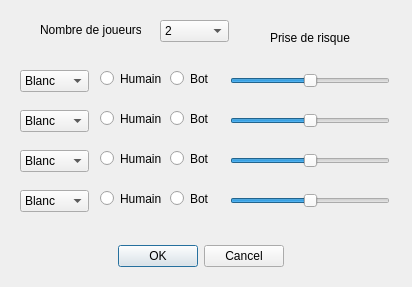
<?xml version="1.0" encoding="UTF-8"?>
<ui version="4.0">
 <class>NouvellePartie</class>
 <widget class="QDialog" name="NouvellePartie">
  <property name="geometry">
   <rect>
    <x>0</x>
    <y>0</y>
    <width>412</width>
    <height>287</height>
   </rect>
  </property>
  <property name="windowTitle">
   <string>Nouvelle partie</string>
  </property>
  <property name="modal">
   <bool>true</bool>
  </property>
  <widget class="QDialogButtonBox" name="buttonBox">
   <property name="geometry">
    <rect>
     <x>30</x>
     <y>240</y>
     <width>341</width>
     <height>32</height>
    </rect>
   </property>
   <property name="orientation">
    <enum>Qt::Horizontal</enum>
   </property>
   <property name="standardButtons">
    <set>QDialogButtonBox::Cancel|QDialogButtonBox::Ok</set>
   </property>
   <property name="centerButtons">
    <bool>true</bool>
   </property>
  </widget>
  <widget class="QComboBox" name="NbJoueurs">
   <property name="geometry">
    <rect>
     <x>160</x>
     <y>20</y>
     <width>69</width>
     <height>22</height>
    </rect>
   </property>
   <property name="currentText">
    <string>2</string>
   </property>
   <item>
    <property name="text">
     <string>2</string>
    </property>
   </item>
   <item>
    <property name="text">
     <string>3</string>
    </property>
   </item>
   <item>
    <property name="text">
     <string>4</string>
    </property>
   </item>
  </widget>
  <widget class="QLabel" name="label">
   <property name="geometry">
    <rect>
     <x>40</x>
     <y>20</y>
     <width>101</width>
     <height>20</height>
    </rect>
   </property>
   <property name="text">
    <string>Nombre de joueurs</string>
   </property>
  </widget>
  <widget class="QRadioButton" name="_1_Humain">
   <property name="geometry">
    <rect>
     <x>100</x>
     <y>70</y>
     <width>61</width>
     <height>17</height>
    </rect>
   </property>
   <property name="text">
    <string>Humain</string>
   </property>
   <attribute name="buttonGroup">
    <string notr="true">_1_buttonGroup</string>
   </attribute>
  </widget>
  <widget class="QRadioButton" name="_1_Bot">
   <property name="geometry">
    <rect>
     <x>170</x>
     <y>70</y>
     <width>61</width>
     <height>17</height>
    </rect>
   </property>
   <property name="text">
    <string>Bot</string>
   </property>
   <attribute name="buttonGroup">
    <string notr="true">_1_buttonGroup</string>
   </attribute>
  </widget>
  <widget class="QSlider" name="_1_Risque">
   <property name="geometry">
    <rect>
     <x>230</x>
     <y>70</y>
     <width>160</width>
     <height>22</height>
    </rect>
   </property>
   <property name="sliderPosition">
    <number>50</number>
   </property>
   <property name="orientation">
    <enum>Qt::Horizontal</enum>
   </property>
   <property name="invertedAppearance">
    <bool>false</bool>
   </property>
  </widget>
  <widget class="QComboBox" name="_1_Couleur">
   <property name="geometry">
    <rect>
     <x>20</x>
     <y>70</y>
     <width>69</width>
     <height>22</height>
    </rect>
   </property>
   <item>
    <property name="text">
     <string>Blanc</string>
    </property>
   </item>
   <item>
    <property name="text">
     <string>Orange</string>
    </property>
   </item>
   <item>
    <property name="text">
     <string>Jaune</string>
    </property>
   </item>
   <item>
    <property name="text">
     <string>Rouge</string>
    </property>
   </item>
   <item>
    <property name="text">
     <string>Bleu</string>
    </property>
   </item>
   <item>
    <property name="text">
     <string>Violet</string>
    </property>
   </item>
   <item>
    <property name="text">
     <string>Gris</string>
    </property>
   </item>
   <item>
    <property name="text">
     <string>Vert</string>
    </property>
   </item>
  </widget>
  <widget class="QSlider" name="_2_Risque">
   <property name="geometry">
    <rect>
     <x>230</x>
     <y>110</y>
     <width>160</width>
     <height>22</height>
    </rect>
   </property>
   <property name="sliderPosition">
    <number>50</number>
   </property>
   <property name="orientation">
    <enum>Qt::Horizontal</enum>
   </property>
   <property name="invertedAppearance">
    <bool>false</bool>
   </property>
  </widget>
  <widget class="QRadioButton" name="_1_Bot_2">
   <property name="geometry">
    <rect>
     <x>170</x>
     <y>110</y>
     <width>61</width>
     <height>17</height>
    </rect>
   </property>
   <property name="text">
    <string>Bot</string>
   </property>
   <attribute name="buttonGroup">
    <string notr="true">_2_buttonGroup</string>
   </attribute>
  </widget>
  <widget class="QRadioButton" name="_2_Humain">
   <property name="geometry">
    <rect>
     <x>100</x>
     <y>110</y>
     <width>61</width>
     <height>17</height>
    </rect>
   </property>
   <property name="text">
    <string>Humain</string>
   </property>
   <attribute name="buttonGroup">
    <string notr="true">_2_buttonGroup</string>
   </attribute>
  </widget>
  <widget class="QComboBox" name="_2_Couleur">
   <property name="geometry">
    <rect>
     <x>20</x>
     <y>110</y>
     <width>69</width>
     <height>22</height>
    </rect>
   </property>
   <item>
    <property name="text">
     <string>Blanc</string>
    </property>
   </item>
   <item>
    <property name="text">
     <string>Orange</string>
    </property>
   </item>
   <item>
    <property name="text">
     <string>Jaune</string>
    </property>
   </item>
   <item>
    <property name="text">
     <string>Rouge</string>
    </property>
   </item>
   <item>
    <property name="text">
     <string>Bleu</string>
    </property>
   </item>
   <item>
    <property name="text">
     <string>Violet</string>
    </property>
   </item>
   <item>
    <property name="text">
     <string>Gris</string>
    </property>
   </item>
   <item>
    <property name="text">
     <string>Vert</string>
    </property>
   </item>
  </widget>
  <widget class="QSlider" name="_3_Risque">
   <property name="geometry">
    <rect>
     <x>230</x>
     <y>150</y>
     <width>160</width>
     <height>22</height>
    </rect>
   </property>
   <property name="sliderPosition">
    <number>50</number>
   </property>
   <property name="orientation">
    <enum>Qt::Horizontal</enum>
   </property>
   <property name="invertedAppearance">
    <bool>false</bool>
   </property>
  </widget>
  <widget class="QRadioButton" name="_1_Bot_3">
   <property name="geometry">
    <rect>
     <x>170</x>
     <y>150</y>
     <width>61</width>
     <height>17</height>
    </rect>
   </property>
   <property name="text">
    <string>Bot</string>
   </property>
   <attribute name="buttonGroup">
    <string notr="true">_3_buttonGroup</string>
   </attribute>
  </widget>
  <widget class="QComboBox" name="_3_Couleur">
   <property name="geometry">
    <rect>
     <x>20</x>
     <y>150</y>
     <width>69</width>
     <height>22</height>
    </rect>
   </property>
   <item>
    <property name="text">
     <string>Blanc</string>
    </property>
   </item>
   <item>
    <property name="text">
     <string>Orange</string>
    </property>
   </item>
   <item>
    <property name="text">
     <string>Jaune</string>
    </property>
   </item>
   <item>
    <property name="text">
     <string>Rouge</string>
    </property>
   </item>
   <item>
    <property name="text">
     <string>Bleu</string>
    </property>
   </item>
   <item>
    <property name="text">
     <string>Violet</string>
    </property>
   </item>
   <item>
    <property name="text">
     <string>Gris</string>
    </property>
   </item>
   <item>
    <property name="text">
     <string>Vert</string>
    </property>
   </item>
  </widget>
  <widget class="QRadioButton" name="_3_Humain">
   <property name="geometry">
    <rect>
     <x>100</x>
     <y>150</y>
     <width>61</width>
     <height>17</height>
    </rect>
   </property>
   <property name="text">
    <string>Humain</string>
   </property>
   <attribute name="buttonGroup">
    <string notr="true">_3_buttonGroup</string>
   </attribute>
  </widget>
  <widget class="QRadioButton" name="_4_Humain">
   <property name="geometry">
    <rect>
     <x>100</x>
     <y>190</y>
     <width>61</width>
     <height>17</height>
    </rect>
   </property>
   <property name="text">
    <string>Humain</string>
   </property>
   <attribute name="buttonGroup">
    <string notr="true">_4_buttonGroup</string>
   </attribute>
  </widget>
  <widget class="QComboBox" name="_4_Couleur">
   <property name="geometry">
    <rect>
     <x>20</x>
     <y>190</y>
     <width>69</width>
     <height>22</height>
    </rect>
   </property>
   <item>
    <property name="text">
     <string>Blanc</string>
    </property>
   </item>
   <item>
    <property name="text">
     <string>Orange</string>
    </property>
   </item>
   <item>
    <property name="text">
     <string>Jaune</string>
    </property>
   </item>
   <item>
    <property name="text">
     <string>Rouge</string>
    </property>
   </item>
   <item>
    <property name="text">
     <string>Bleu</string>
    </property>
   </item>
   <item>
    <property name="text">
     <string>Violet</string>
    </property>
   </item>
   <item>
    <property name="text">
     <string>Gris</string>
    </property>
   </item>
   <item>
    <property name="text">
     <string>Vert</string>
    </property>
   </item>
  </widget>
  <widget class="QRadioButton" name="_1_Bot_4">
   <property name="geometry">
    <rect>
     <x>170</x>
     <y>190</y>
     <width>61</width>
     <height>17</height>
    </rect>
   </property>
   <property name="text">
    <string>Bot</string>
   </property>
   <attribute name="buttonGroup">
    <string notr="true">_4_buttonGroup</string>
   </attribute>
  </widget>
  <widget class="QSlider" name="_4_Risque">
   <property name="geometry">
    <rect>
     <x>230</x>
     <y>190</y>
     <width>160</width>
     <height>22</height>
    </rect>
   </property>
   <property name="sliderPosition">
    <number>50</number>
   </property>
   <property name="orientation">
    <enum>Qt::Horizontal</enum>
   </property>
   <property name="invertedAppearance">
    <bool>false</bool>
   </property>
  </widget>
  <widget class="QLabel" name="label_2">
   <property name="geometry">
    <rect>
     <x>270</x>
     <y>30</y>
     <width>91</width>
     <height>16</height>
    </rect>
   </property>
   <property name="text">
    <string>Prise de risque</string>
   </property>
  </widget>
 </widget>
 <resources/>
 <connections>
  <connection>
   <sender>buttonBox</sender>
   <signal>accepted()</signal>
   <receiver>NouvellePartie</receiver>
   <slot>accept()</slot>
   <hints>
    <hint type="sourcelabel">
     <x>248</x>
     <y>254</y>
    </hint>
    <hint type="destinationlabel">
     <x>157</x>
     <y>274</y>
    </hint>
   </hints>
  </connection>
  <connection>
   <sender>buttonBox</sender>
   <signal>rejected()</signal>
   <receiver>NouvellePartie</receiver>
   <slot>reject()</slot>
   <hints>
    <hint type="sourcelabel">
     <x>316</x>
     <y>260</y>
    </hint>
    <hint type="destinationlabel">
     <x>286</x>
     <y>274</y>
    </hint>
   </hints>
  </connection>
 </connections>
 <buttongroups>
  <buttongroup name="_1_buttonGroup"/>
  <buttongroup name="_2_buttonGroup"/>
  <buttongroup name="_3_buttonGroup"/>
  <buttongroup name="_4_buttonGroup"/>
 </buttongroups>
</ui>
